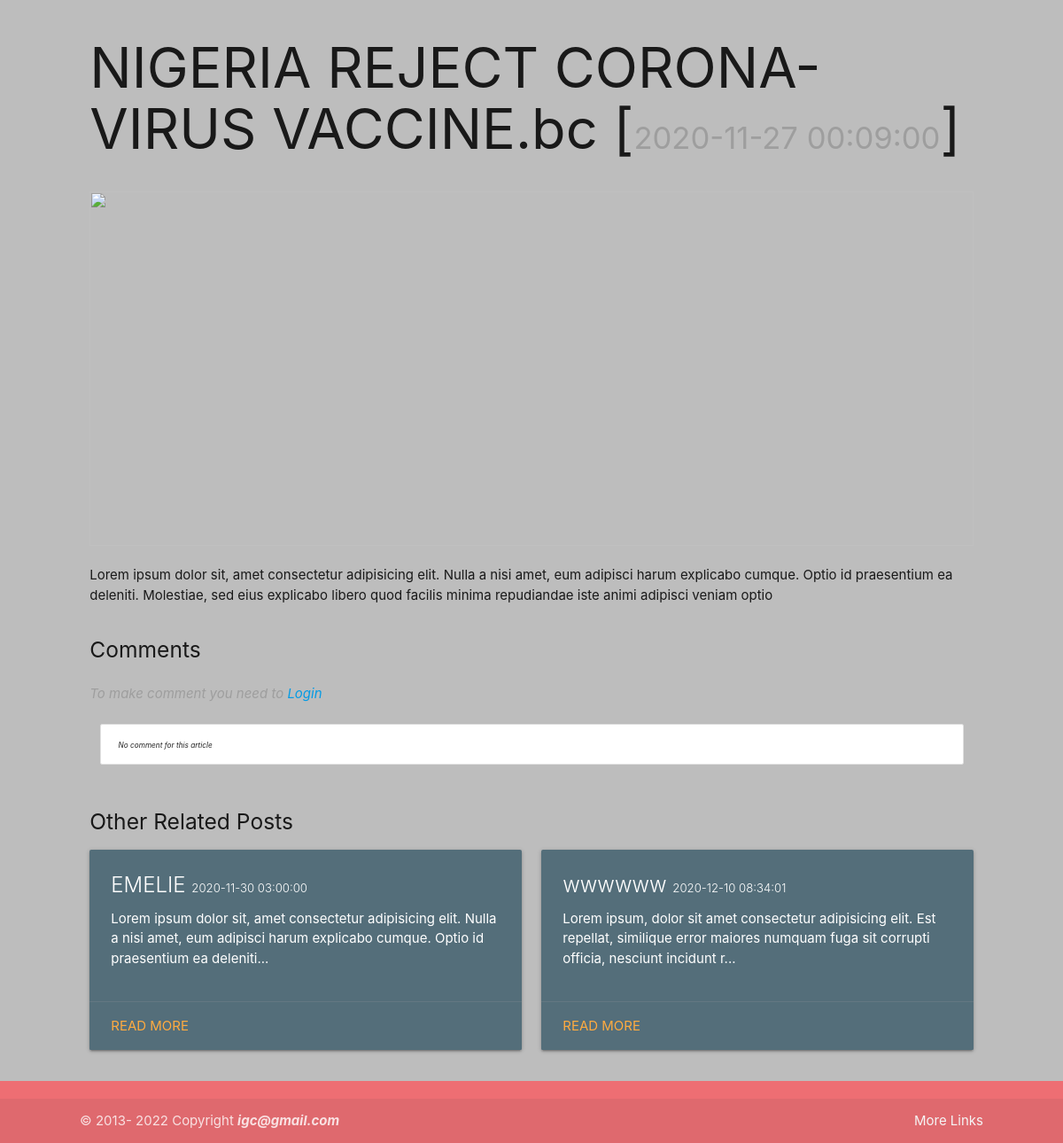
/phpTut8/singleArticle.php?articleId=6, run on the app's committed database.
### tables this page shows
CREATE TABLE `articles` (
  `id` int(11) UNSIGNED NOT NULL,
  `title` varchar(100) NOT NULL,
  `article` text NOT NULL,
  `userId` int(11) NOT NULL,
  `catId` int(3) NOT NULL,
  `datePosted` datetime NOT NULL DEFAULT CURRENT_TIMESTAMP,
  `fileName` varchar(75) DEFAULT NULL
);

### phpTut8/singleArticle.php (the view, shortened to what this page needs)
<?php
    include 'partials/header.php';
    require '../phpTutsDBConfig.php';
    if(isset($_GET['articleId'])){
        $articleId = $_GET['articleId'];
        $res = $db->query('SELECT * FROM articles WHERE id = '.$articleId);
        $nmRws = $res->num_rows;
        $catId = 0;
?>
    <div class="container">
        <div class="row">
            <div class="col l12">
                <?php
                    if($nmRws > 0){
                        $rw = $res->fetch_assoc();
                        $catId = $rw['catId'];
                        echo '<h1>'.$rw['title'].' [<small class="grey-text">'.$rw['datePosted'].'</small>]</h1>';
                        echo '<div class="">
                                <img class="responsive-img materialboxed vG" src="./img/articleImages/'.$rw['fileName'].'" alt=""  width="100%"/>
                            </div>';
                        echo '<div><br>'.$rw['article'].'</div>';
                    } else {
                        echo '<h3>Article does not exist.</h3>';
                    }
                ?>
            </div>
        </div>
        <div class="row">
            <div class="col s12">
                <h5 id="comments">Comments</h5>
            </div>
            <?php
                if(isset($_SESSION['loggedIn'])){
                    echo '<div class="col s12">
                            <form id="makeCommentForm">
                                <div class="">
                                    <div class="input-field col s12">
                                        <textarea id="articleComment" class="materialize-textarea" name="articleComment"></textarea>
                                        <label for="textarea1">Your Comment</label>
                                    </div>
                                    <input type="hidden" name="articleId" value="'.$articleId.'"/>
                                </div>
                                <div class="">
                                    <div class="input-field col s12">
                                        <button class="btn waves-effect btnColor waves-light col s12" type="submit" name="articleCommentAction">Make Comment
                                            <i class="material-icons right">send</i>
                                        </button>
                                    </div>
                                </div>
                            </form>
                        </div>';
                } else {
                    echo '<div><p class="col s12 centerTxt grey-text"><i>To make comment you need to <a class="modal-trigger" href="#regModal">Login</a></i></p></div>';
                }
                echo'<div class="col s12">';
                    $res3 = $db->query('SELECT comments.*, CONCAT(users.firstname, " ", users.lastname) as names FROM comments, users WHERE comments.articleId = '.$articleId.' AND comments.userId = users.id ORDER BY comments.datePosted DESC');
                    $numRw3 = $res3->num_rows;
                    echo '<div class="col s12"><ul class="collection" id="commentCollection">';
                    if($numRw3 > 0){
                        while($rw5 = $res3->fetch_assoc()){
                            echo    '<li class="collection-item">
                                        <div class="row commentHead">
                                            <div class="left grey-text">'.$rw5['names'].'</div>
                                            <div class="right  grey-text">'.timer($rw5['datePosted']).'</div>
                                        </div>
                                        <div class="row">
                                            <p>'.$rw5['comment'].'</p>
                                            <div><a href="#!">REPLY</a></div>
                                        </div>
                                    </li>';
                        }
                    } else {
                        echo '<li class="collection-item centerTxt"><small><i>No comment for this article</i></small></li>';
                    }
                    echo '</ul></div>';
                echo'</div>';
            ?>
        </div>
        <div class="row">
            <div class="col l12">
                <h5>Other Related Posts</h5>
            </div>
            <?php
                $res1 = $db->query('SELECT * FROM articles WHERE catId = '.$catId.' AND id <> '.$articleId.' LIMIT 2');
                $nmRws1 = $res1->num_rows;
                if($nmRws1 > 0){
                    while($rw1 = $res1->fetch_assoc()){
                        echo '<div class="col s12 m12 l6">
                            <div class="card blue-grey darken-1 ">
                                <div class="card-content white-text">
                                    <span class="card-title">'.$rw1['title'].' <small>'.$rw1['datePosted'].'</small></span>
                                   <div class="nexxt"> '.substr($rw1['article'], 0, 150).'...</div>
                                </div>
                                <div class="card-action">
                                    <a href="singleArticle.php?articleId='.$rw1['id'].'">Read More</a>
                                </div>
                            </div>
                        </div>';
                    }
                } else {
                    echo '<div class="col l12 center-align"><i>No related post.</i></div>';
                }
            ?>
        </div>
    </div>
<?php
    } else {
        echo '<img src="./img/error404.jpg" width="100%"/>';
    }
    include 'partials/footer.php';
?>

### phpTut8/css/jbTut.css (style rules this page uses)
:root { --jbForum:#22075c; --primary:#05660d; }
.container { width: 85%; }

### phpTut8/partials/header.php (style rules this page uses)
img.responsive-img { height:40vh; }
img.vG { height:400px; width:100% }
small { font-size: 55%; }
.nexxt { height: 10vh; }
html, body { margin: 0px; padding: 0px; }

### data on the page
articles: title "NIGERIA REJECT CORONA-VIRUS VACCINE.bc", datePosted "2020-11-27 00:09:00", article "Lorem ipsum dolor sit, amet consectetur adipisicing elit. Nulla a nisi amet, eum adipisci harum explicabo cumque. Optio id praesentium ea deleniti. Molestiae, sed eius explicabo libero quod facilis minima repudiandae iste animi adipisci veniam optio"
articles: title "EMELIE", datePosted "2020-11-30 03:00:00", article "Lorem ipsum dolor sit, amet consectetur adipisicing elit. Nulla a nisi amet, eum adipisci harum explicabo cumque. Optio id praesentium ea deleniti"
articles: title "wwwwww", datePosted "2020-12-10 08:34:01", article "Lorem ipsum, dolor sit amet consectetur adipisicing elit. Est repellat, similique error maiores numquam fuga sit corrupti officia, nesciunt incidunt r"
